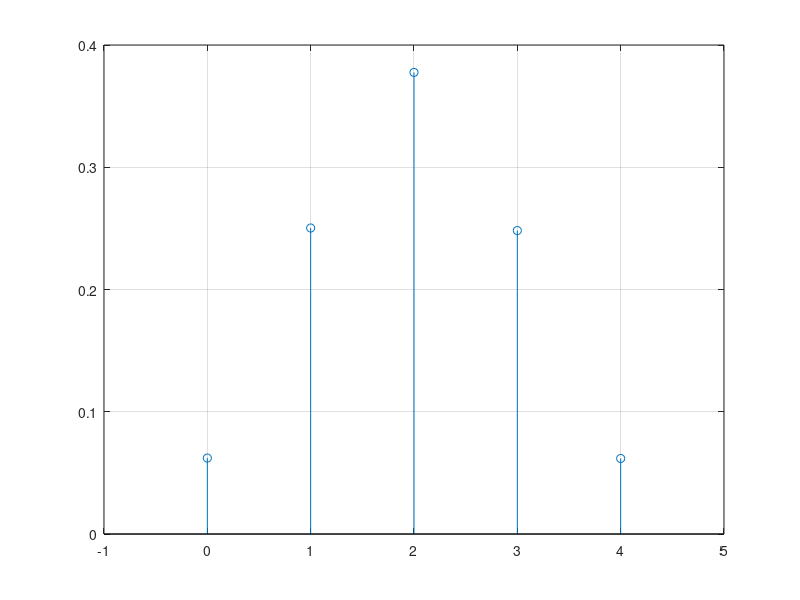
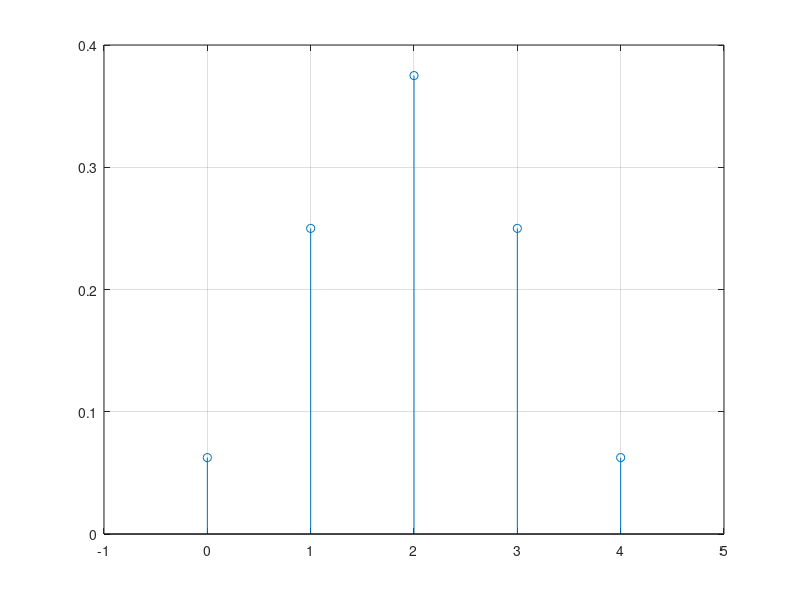

These charts were generated, in order, by the following MATLAB code:
N = 1e5;

experiencias = rand(4,N) <= 0.5;
num = sum(experiencias);
num

X = 0:4;
fX = zeros(1,5);

for i = X
    fX(i+1) = sum(num==i)/N;
end

stem(X, fX)
axis([-1 5 0 0.4])
grid on

%%%%%%%%%%%%%%%%%%%%%%%%%%%%%%%%%%b
media = sum(fX.*X)
variancia = sum(fX.*(X.^2)) - media^2
desvioPadrao = sqrt(variancia)

%%%%%%%%%%%%%%%%%%%%%%%%%%%%%%c
X = 0:4;
fX = zeros(1,5);

for i = X
    fX(i+1) = nchoosek(4,i)*0.5^(4-i)*0.5^(i);
    %fX(i+1) = nchoosek(4,i)*0.5^4;
end

figure(2)
stem(X, fX)
axis([-1 5 0 0.4])
grid on


%%%%%%%%%%%%%%%%%%%%f
media = sum(fX.*X)
variancia = sum(fX.*(X.^2)) - media^2

fprintf('Probabilidade de obter pelo menos 2 coroaas = %f\n', sum(fX(3:5)));
fprintf('Probabilidade de obter pelo ate 1 coroa = %f\n', sum(fX(1:2)));
fprintf('Probabilidade de obter pelo entre 1 e 3 coroas = %f\n', sum(fX(2:4)));